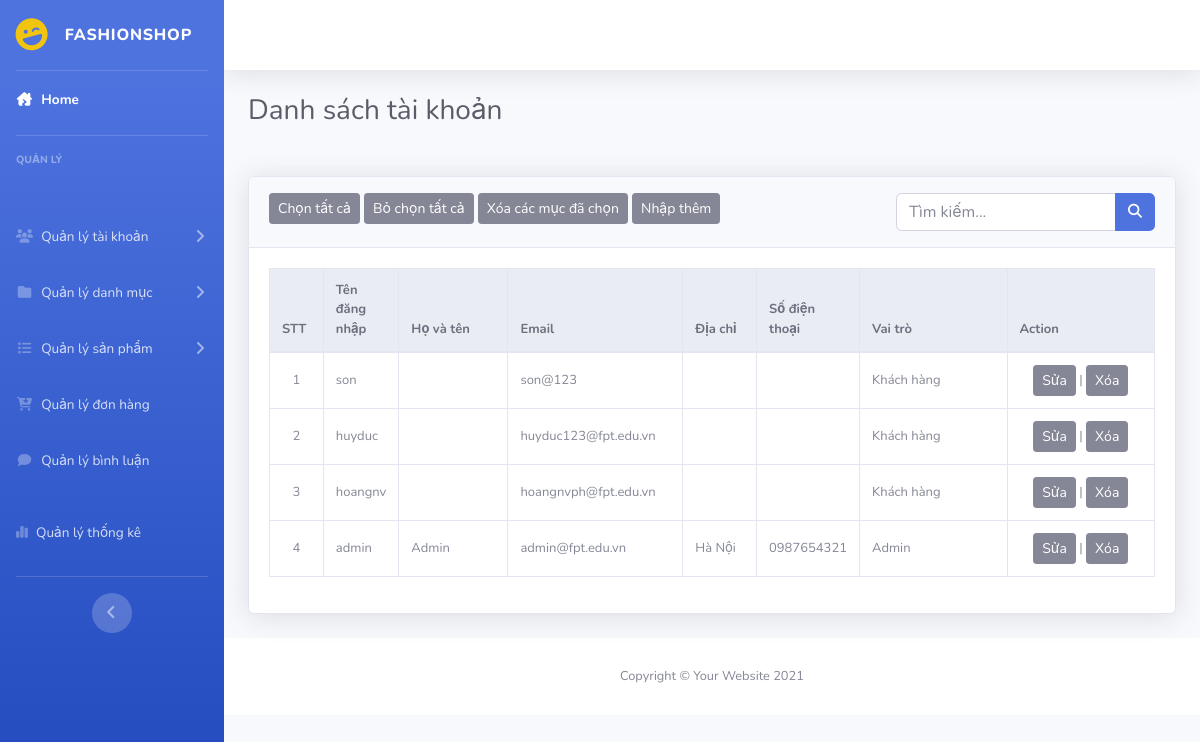
Page /admin/index.php?act=dsnguoidung on the earlier database version.
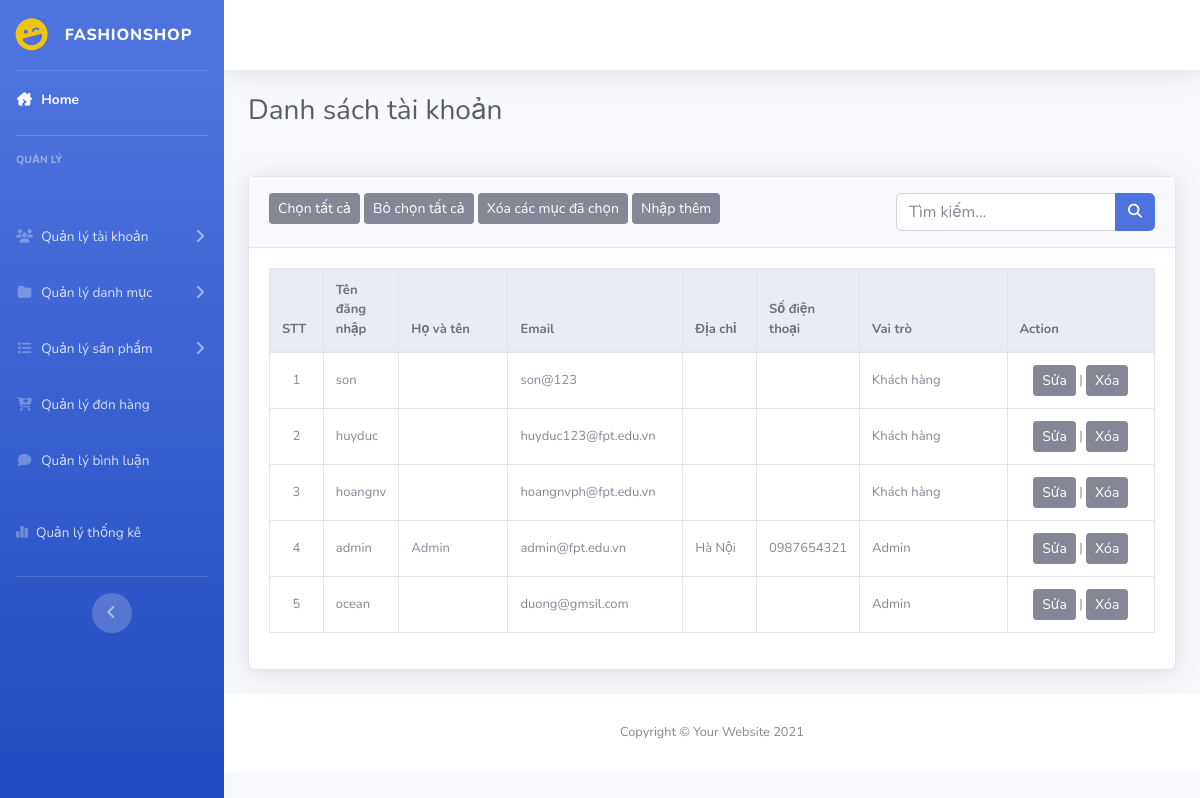
Same page on the later database version.
### tables this page shows
CREATE TABLE `taikhoan` (
  `id` int(11) NOT NULL COMMENT 'Id khách hàng',
  `user` varchar(50) NOT NULL COMMENT 'Tên đăng nhập',
  `fullname` varchar(255) NOT NULL,
  `pass` varchar(50) NOT NULL COMMENT 'Mật khẩu',
  `email` varchar(255) NOT NULL COMMENT 'Email',
  `address` varchar(255) DEFAULT NULL COMMENT 'Địa chỉ',
  `tel` varchar(20) DEFAULT NULL COMMENT 'Số điện thoại',
  `role` int(11) NOT NULL DEFAULT 0 COMMENT 'Quyền hạn: \r\n1 Admin \r\n2 Khách hàng\r\n'
);

### model/pdo.php (called while the page is built, shortened)
<?php
function pdo_get_connection(){
    $servername = "localhost";
    $username = "root";
    $password = "";
    try {
        $conn = new PDO("mysql:host=$servername;dbname=duan1_09", $username, $password);
        $conn->setAttribute(PDO::ATTR_ERRMODE, PDO::ERRMODE_EXCEPTION);
        return $conn;
    } catch(PDOException $e) {
        echo "Connection failed: " . $e->getMessage();
    }
}
function pdo_query($sql){
    $sql_args=array_slice(func_get_args(),1);
    try{
        $conn=pdo_get_connection();
        $stmt=$conn->prepare($sql);
        $stmt->execute($sql_args);
        $rows=$stmt->fetchAll();
        return $rows;
    }
    catch(PDOException $e){
        throw $e;
    }
    finally{
        unset($conn);
    }
}
?>

### model/taikhoan.php (called while the page is built, shortened)
<?php
function danhsach_khachhang()
{
    $sql = "SELECT * FROM taikhoan ORDER BY CASE WHEN role = 'admin' THEN 0 ELSE 1 END, role ASC";
    $result = pdo_query($sql);
    return $result;
}

### admin/taikhoan/dsnguoidung.php (the view, shortened to what this page needs)
<div class="container-fluid">
    <h1 class="h3 mb-2 text-gray-800 mb-5">Danh sách tài khoản</h1>
    <div class="card shadow mb-4">
        <div class="card-header py-3">
            <button class="btn btn-secondary btn-sm">Chọn tất cả</button>
            <button class="btn btn-secondary btn-sm">Bỏ chọn tất cả</button>
            <button class="btn btn-secondary btn-sm">Xóa các mục đã chọn</button>
            <a href="#"><button class="btn btn-secondary btn-sm">Nhập thêm</button></a>
            <form action="" class="float-right">
                <div class="input-group">
                    <input type="text" class="form-control" name="kyw" placeholder="Tìm kiếm...">
                    <div class="input-group-append">
                        <button class="btn btn-primary" type="submit" name="search">
                            <i class="fas fa-search fa-sm"></i>
                        </button>
                    </div>
                </div>
            </form>
        </div>
        <div class="card-body">
            <div class="table-responsive">
                <table class="table table-bordered" width="100%" cellspacing="0">
                    <thead class="thead-light">
                        <tr>
                            <th>STT</th>
                            <th>Tên đăng nhập</th>
                            <th>Họ và tên</th>
                            <th>Email</th>
                            <th>Địa chỉ</th>
                            <th>Số điện thoại</th>
                            <th>Vai trò</th>
                            <th>Action</th>
                        </tr>
                    </thead>
                    <tbody>
                        <?php
                        foreach ($ds_nguoidung as $key => $value) :
                            extract($value);
                        ?>
                            <tr>
                                <td class="align-middle text-center td_id"><?= $key + 1; ?> </td>
                                <td class="col-1 align-middle"><?= $user ?></td>
                                <td class="fullname col-1 align-middle" style="width:100px"><?= $fullname ?></td>
                                <td class="col-1 align-middle"><?= $email ?></td>
                                <td class="col-1 align-middle"><?= $address ?></td>
                                <td class="col-1 align-middle"><?= $tel ?></td>
                                <td class="col-2 align-middle"><?php
                                    if($role == "1") {
                                        echo "Admin";
                                    }else {
                                        echo "Khách hàng";
                                    }
                                ?></td>
                                <td class="col-2 align-middle text-center"><a href="?act=editnguoidung&idkh=<?php echo $id ?>"><button class="btn btn-secondary btn-sm">Sửa</button></a> |
                                    <a  onclick="confirmDelete('<?php echo $id ?>')"><button class="btn btn-secondary btn-sm">Xóa</button></a>
                                </td>
                            </tr>
                        <?php endforeach; ?>
                    </tbody>
                </table>
            </div>
        </div>
    </div>
</div>

Differences in the rows shown:
added taikhoan: user "ocean", email "duong@gmsil.com", role "Admin"
